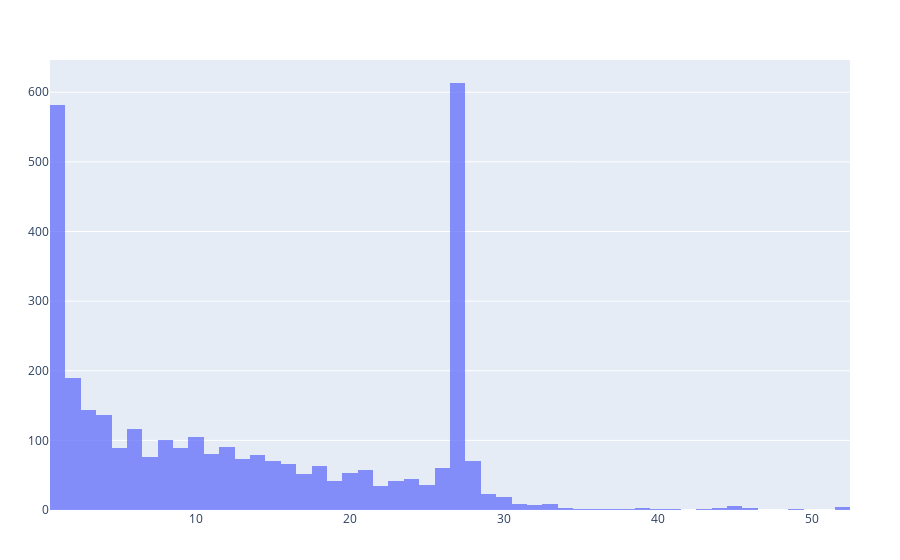

Notebook code cell kept with this figure:
### Code cell
plotT = PlotlyJS.histogram(x=control[:,2], opacity=0.75)
PlotlyJS.plot(plotT)

### Figure 1 — Plotly figure (JSON) as saved in the notebook; plotly's stock layout.template omitted (floating-point values rounded to 4 significant figures; data arrays with more than 128 entries replaced by an {"elided": "..."} marker saying what was removed)
{"data": [{"opacity": 0.75, "type": "histogram", "x": {"elided": "3354 int values"}}], "layout": {"margin": {"b": 50, "l": 50, "r": 50, "t": 60}}}
